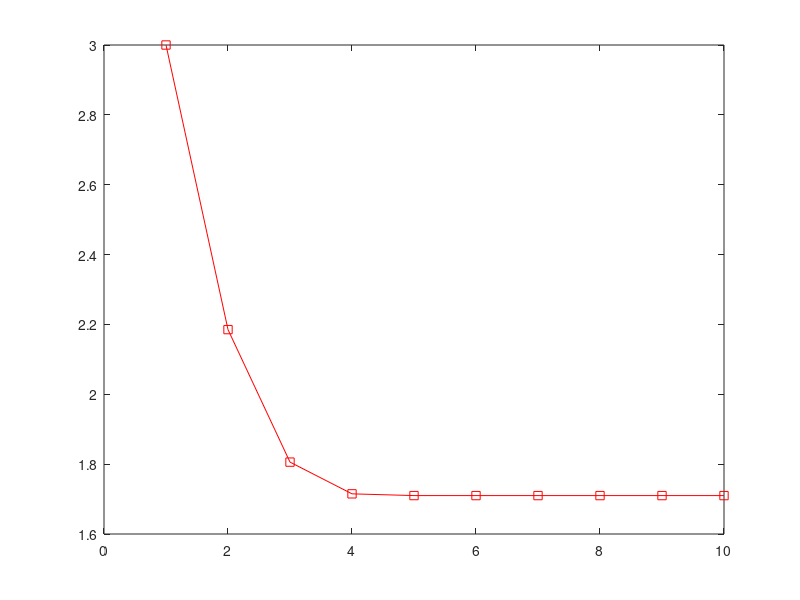

This chart was generated by the following MATLAB code: (Note: this script raises an error after producing the figure.)
N = 10;
k = 3;
alpha = 5;

X = zeros(1,N);

X(1) = 3;

for i=1:N-1
    X(i+1) = X(i) - (X(i) - alpha*X(i)/X(i)^k)/3;
end

x_converged = X(end);

ek = X - x_converged;
log_ek = -log10(abs(ek(1:end-1)/x_converged));

figure();
plot(X(:), "-sr"); hold on
yline(x_converged, 'b');
xlabel('k');
ylabel('X_k');
legend('x_k',['x_s = ',num2str(x_converged)]);
set(gcf,'PaperSize',[10 10]);
print(gcf,'convergence_racine_3_5', '-dpdf', '-r300', '-bestfit');

figure();
plot(log_ek, "-sr"); hold on
xlabel('k');
ylabel('X_k');
%legend('x_k',['x_s = ',num2str(x_converged)]);
set(gcf,'PaperSize',[10 10]);
print(gcf,'chiffres_significatifs_racine_3_5', '-dpdf', '-r300', '-bestfit');